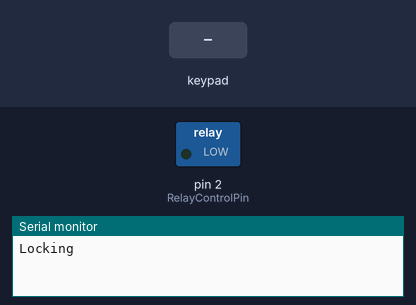
A sketch run on a simulated Arduino Uno, built with avr-gcc and run on an emulated ATmega328P. Shown: switched loads named in the sketch (green lamp = pin HIGH), the last lines printed to the serial monitor. Inputs (shaded band) come from the test bench. No radio packets arrive unless stated.

Above: at 1.2 s.
1.3 s: keypad keys 2 2 2 2 pressed 0.4 s apart
At 3.0 s:
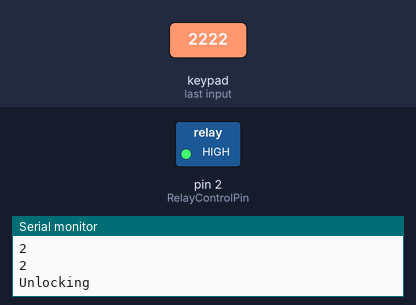
Timing chart, 0 to 9.0 s (numbered marks = the images above; inputs shaded):
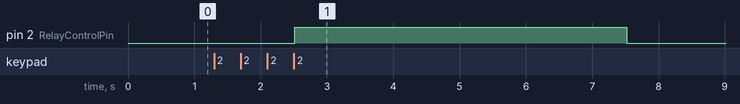

Measured:
- after the input at 1.3 s, pin 2 (RelayControlPin): LOW → HIGH after 1.2 s, → LOW 5.0 s later

The sketch:

keyboard_lock_test.ino
```cpp
#include <Keypad.h>
#include<SPI.h>
#include<RF24.h>

const byte ROWS = 3;
const byte COLS = 3;

int RelayControlPin = 2;

const char* password = "2222";
int position = 0;

RF24 radio(9, 10);


char keys[ROWS][COLS] = {
  {'1', '2', '3'},
  {'4', '5', '6'},
  {'7', '8', '9'},
};

byte rowPins[ROWS] = {8, 7, 6};
byte colPins[COLS] = {5, 4, 3};
Keypad keypad = Keypad( makeKeymap(keys), rowPins, colPins, ROWS, COLS );


void setup() {
  Serial.begin(9600);
  pinMode(RelayControlPin, OUTPUT);
  setLocked(true);

  radio.begin();
  radio.setPALevel(RF24_PA_MIN);
  radio.setChannel(0x74);
  radio.openWritingPipe(0xF0f0f0f0E1LL);
  radio.enableDynamicPayloads();
  radio.powerUp();
}

void loop() {
  char key = keypad.getKey();

  if (key != NO_KEY){
    Serial.println(key);
  }

  if (key == password[position]) {
    position ++;

  }


  if (position == 4) {
    setLocked(false);
    delay(5000);
    setLocked(true);
    position = 0;
  }


  delay(100);
}

void setLocked(int locked) {
  if (locked) {
    digitalWrite(RelayControlPin, LOW);
    Serial.println("Locking");
  }
  else {
    digitalWrite(RelayControlPin, HIGH);
    Serial.println("Unlocking");
    const char unlockedmessage[] = "Unlocked";
    radio.write(&unlockedmessage, sizeof(unlockedmessage));
  }
}
```
